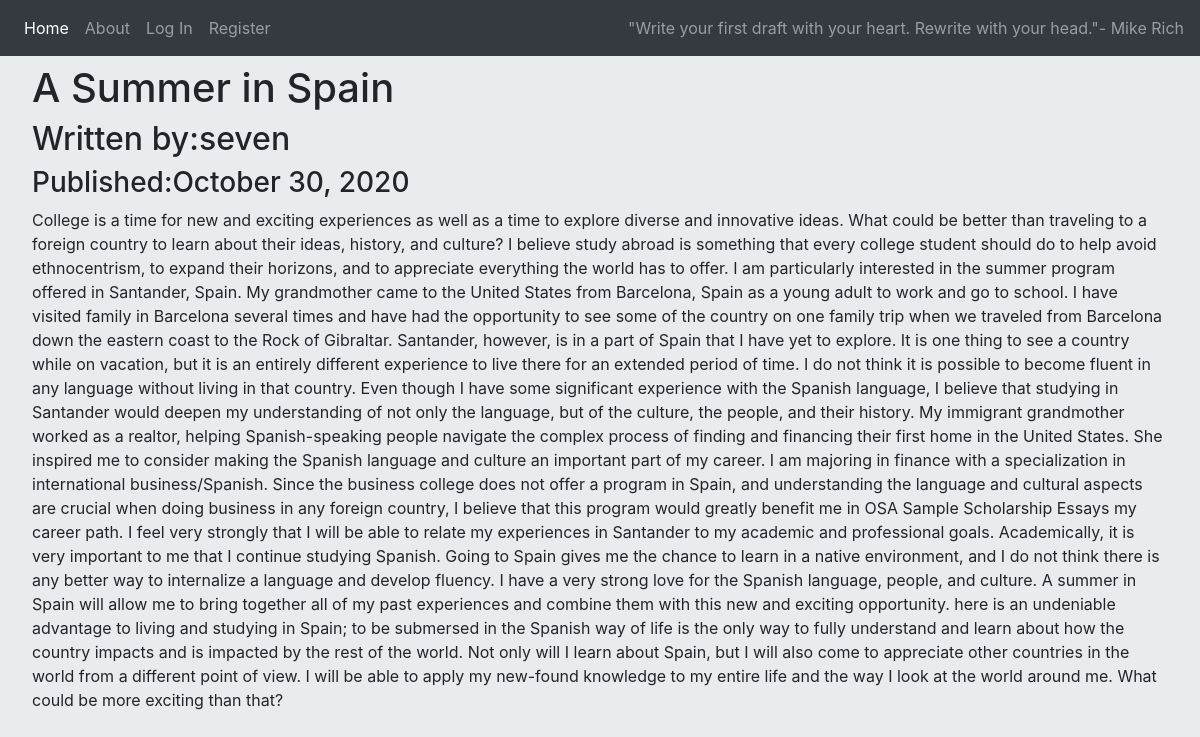
The page /5 on the database its author committed.
### myproject/models.py (models this page shows, shortened)
class BlogPost(db.Model):
    users = db.relationship(User)
    id = db.Column(db.Integer,primary_key=True)
    user_id = db.Column(db.Integer,db.ForeignKey('users.id'),nullable=False)
    date = db.Column(db.DateTime,nullable=False,default=datetime.utcnow)
    title = db.Column(db.String(140),nullable=False)
    text = db.Column(db.Text,nullable=False)

class User(db.Model,UserMixin):
    __tablename__ = 'users'
    id = db.Column(db.Integer,primary_key=True)
    profile_image = db.Column(db.String(64),nullable=False,default='default_profile.jpg')
    email = db.Column(db.String(64),unique=True,index=True)
    username = db.Column(db.String(64),unique=True,index=True)
    password_hash = db.Column(db.String(128))
    posts = db.relationship('BlogPost',backref='author',lazy=True)

### myproject/users/views.py (the view)
@users.route("/<username>")
def user_posts(username):
    page =request.args.get('page',1,type=int)
    user = User.query.filter_by(username = username).first_or_404()
    blog_posts = BlogPost.query.filter_by(author = user).order_by(BlogPost.date.desc()).paginate(page=page,per_page=5)
    return render_template('user_blog_posts.html',blog_posts=blog_posts,user=user)

### myproject/blog_posts/views.py (called while the page is built)
@blog_posts.route('/<int:blog_post_id>')
def blog_post(blog_post_id):
    blog_post = BlogPost.query.get_or_404(blog_post_id)
    return render_template('blog_post.html',title=blog_post.title,
                           date=blog_post.date,post=blog_post)

### myproject/templates/blog_post.html (shortened to what this page needs)
{% extends "base.html" %}
{% block content %}
    <div class="jumbotron">
        <h1>{{ post.title }}</h1>
        <h2>Written by:{{ post.author.username }}</h2>
        <h3>Published:{{ post.date.strftime('%B %d, %Y') }}</h3>
        <p>{{ post.text }}</p>
    </div>
{% endblock %}

### rows shown on the page
BlogPost: title "A Summer in Spain", date "October 30, 2020", text "College is a time for new and exciting experiences as well as a time to explore diverse and innovative ideas. What could be better than traveling to a foreign country to learn about their ideas, history, and culture? I believe study abroad is something that every college student should do to help avoid ethnocentrism, to expand their horizons, and to appreciate everything the world has to offer. I am particularly interested in the summer program offered in Santander, Spain. My grandmother came to the United States from Barcelona, Spain as a young adult to work and go to school. I have visited family in Barcelona several times and have had the opportunity to see some of the country on one…"
User: author.username "seven"
